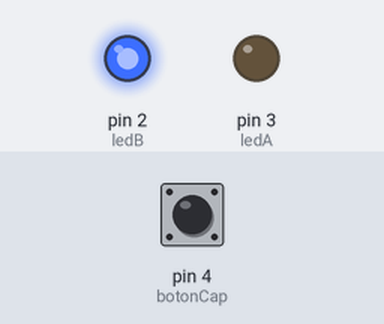
A sketch run on a simulated Arduino Uno, built with avr-gcc and run on an emulated ATmega328P. On the bench: output pins drawn as LEDs (lit = HIGH). The inputs (shaded band) are chosen by the test bench; at power-on: pin 4 (botonCap) LOW.

Above: at 1.2 s.
1.3 s: pin 4 (botonCap) pulled HIGH for 0.15 s
At 1.37 s:
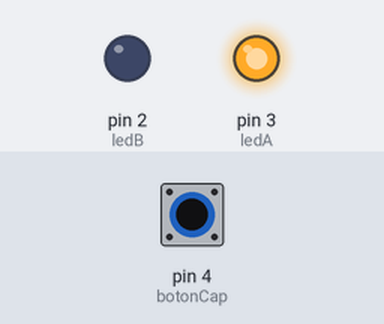
2.9 s: pin 4 (botonCap) pulled HIGH for 3.2 s
At 6.6 s:
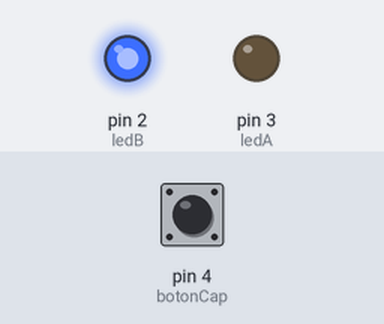
Timing chart, 0 to 8.1 s (numbered marks = the images above; inputs shaded):
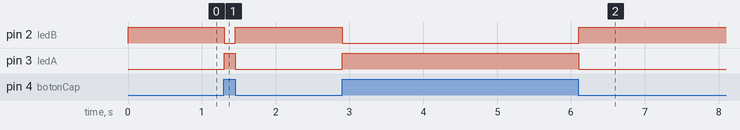

The sketch:

ledConBotonCapacitivo.ino
```cpp
#define ledA 3
#define ledB 2
#define botonCap 4

void setup() {
  // put your setup code here, to run once:
  pinMode(ledA, OUTPUT);
  pinMode(ledB, OUTPUT);
  pinMode(botonCap, INPUT);
}

void loop() {
  // put your main code here, to run repeatedly:
  if (digitalRead(botonCap)== HIGH){
    digitalWrite(ledA, HIGH);
    digitalWrite(ledB, LOW);
  } else {
    digitalWrite(ledA, LOW);
    digitalWrite(ledB, HIGH);
  }
  delay(50);
}
```

Measured:
- after the input at 1.3 s, pin 2 (ledB): HIGH → LOW at once, → HIGH 0.15 s later; pin 3 (ledA): LOW → HIGH at once, → LOW 0.15 s later
- after the input at 2.9 s, pin 2 (ledB): HIGH → LOW at once, → HIGH 3.2 s later; pin 3 (ledA): LOW → HIGH at once, → LOW 3.2 s later
